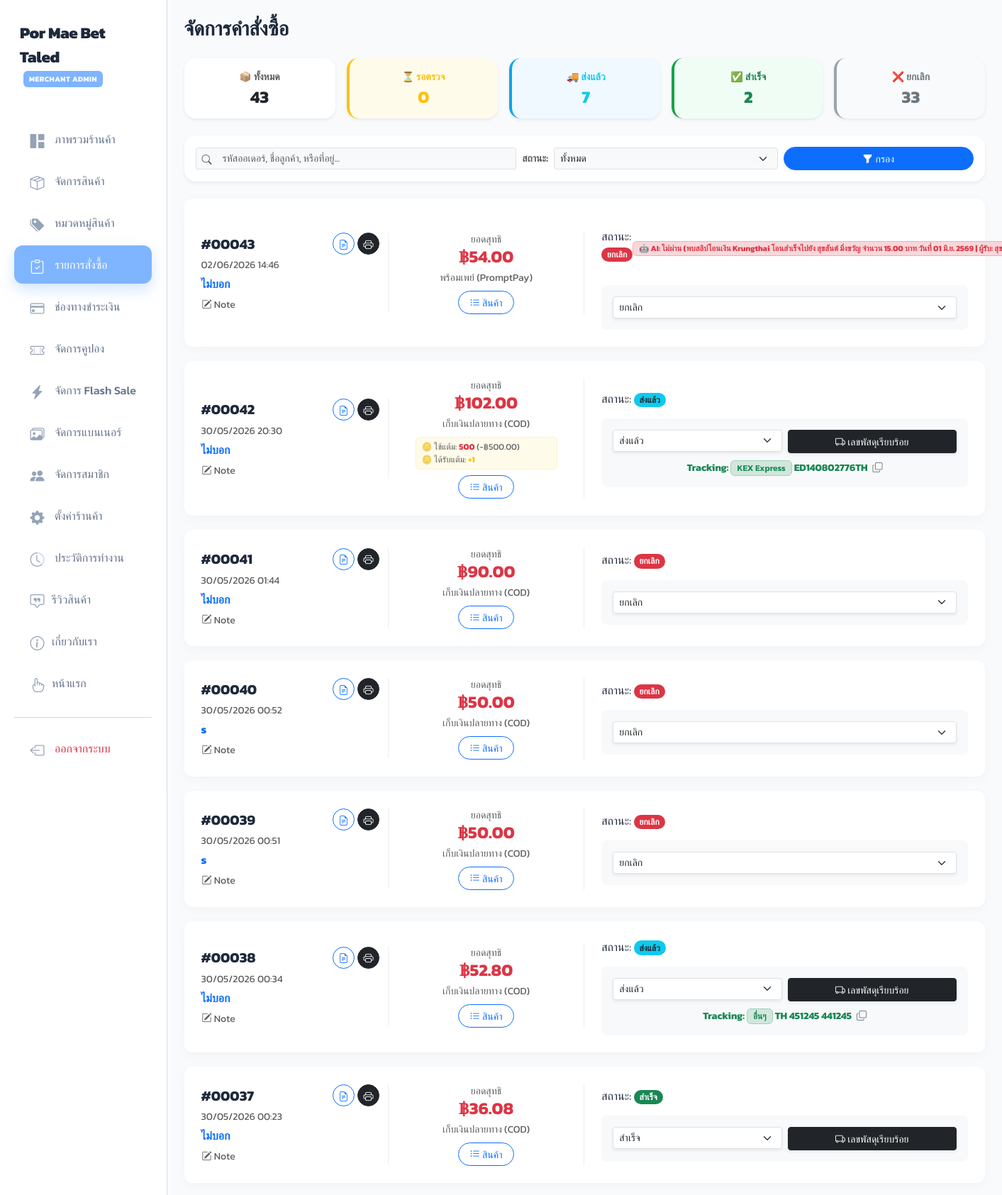
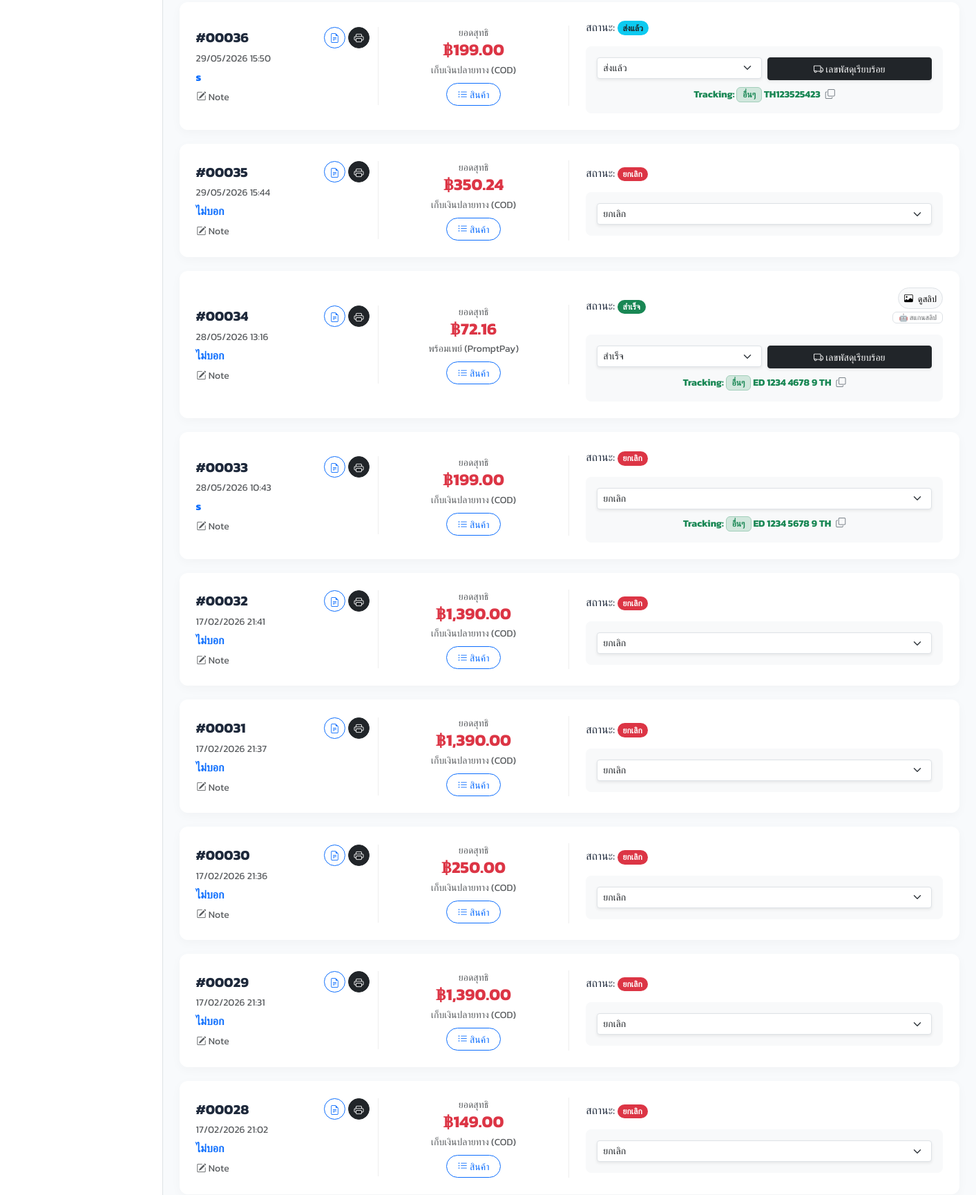
Screenshot of /admin_orders.php (signed in, upper part) with the database file from the repository (2 pictures, top to bottom).
### tables this page shows
CREATE TABLE `orders` (
  `id` int(11) NOT NULL,
  `user_id` int(11) DEFAULT NULL,
  `total_price` decimal(10,2) DEFAULT NULL,
  `discount_amount` decimal(10,2) DEFAULT 0.00,
  `final_price` decimal(10,2) DEFAULT 0.00,
  `coupon_code` varchar(50) DEFAULT NULL,
  `status` enum('pending','approved','shipping','completed','cancelled') DEFAULT 'pending',
  `payment_method` varchar(100) DEFAULT NULL,
  `address` text DEFAULT NULL,
  `payment_slip` varchar(255) DEFAULT NULL,
  `slip_ai_status` enum('pending','verified','mismatch','invalid','skipped','error') DEFAULT NULL,
  `slip_ai_amount` decimal(10,2) DEFAULT NULL,
  `slip_ai_note` text DEFAULT NULL,
  `tracking_no` varchar(100) DEFAULT NULL,
  `shipping_carrier` varchar(100) DEFAULT NULL,
  `order_date` timestamp NOT NULL DEFAULT current_timestamp(),
  `admin_note` text DEFAULT NULL,
  `points_earned` int(11) DEFAULT 0,
  `points_spent` int(11) DEFAULT 0,
  `points_discount` decimal(10,2) DEFAULT 0.00
);

CREATE TABLE `users` (
  `id` int(11) NOT NULL,
  `username` varchar(50) NOT NULL,
  `password` varchar(255) NOT NULL,
  `fullname` varchar(100) DEFAULT NULL,
  `email` varchar(100) NOT NULL,
  `role` enum('admin','user') DEFAULT 'user',
  `created_at` datetime DEFAULT current_timestamp(),
  `reset_token` varchar(255) DEFAULT NULL,
  `reset_expiry` datetime DEFAULT NULL,
  `points` int(11) NOT NULL DEFAULT 0
);

### admin_orders.php (the view, shortened to what the rows shown need)
<?php
include 'db.php';
?>
<!DOCTYPE html>
<html lang="th">
<head>
    <link href="https://cdn.jsdelivr.net/npm/bootstrap@5.3.0/dist/css/bootstrap.min.css" rel="stylesheet">
    <link rel="stylesheet" href="https://cdn.jsdelivr.net/npm/bootstrap-icons@1.11.1/font/bootstrap-icons.css">
</head>
<body>
<div class="container-fluid">
    <div class="row">
                    <?php include 'admin_sidebar.php'; ?>
        <div class="col-md-10 p-4">
            <?php
            $where_sql = "";
            $res = mysqli_query($conn, "SELECT o.*, u.fullname FROM orders o LEFT JOIN users u ON o.user_id = u.id $where_sql ORDER BY o.id DESC");
            ?>
            <?php if (mysqli_num_rows($res) > 0): ?>
                <?php
                while ($row = mysqli_fetch_assoc($res)):
                    $oid = $row['id'];
                    $st = $row['status'];
                ?>
            <div class="order-card p-4">
                <div class="row align-items-center">
                    <div class="col-12 col-md-3 border-end-md">
                        <div class="d-flex align-items-center justify-content-between mb-1">
                            <h5 class="fw-bold m-0">#<?= str_pad($oid, 5, '0', STR_PAD_LEFT) ?></h5>
                            <div class="d-flex gap-1">
                                <a href="print_invoice.php?id=<?= $oid ?>" target="_blank" class="btn btn-sm btn-outline-primary rounded-circle d-flex align-items-center justify-content-center" style="width:31px; height:31px;" title="พิมพ์ใบเสร็จ"><i class="bi bi-file-earmark-text"></i></a>
                                <a href="admin_print_label.php?id=<?= $oid ?>" target="_blank" class="btn btn-sm btn-dark rounded-circle d-flex align-items-center justify-content-center" style="width:31px; height:31px;" title="พิมพ์ใบปะหน้า"><i class="bi bi-printer"></i></a>
                            </div>
                        </div>
                        <div class="small text-muted"><?= date('d/m/Y H:i', strtotime($row['order_date'])) ?></div>
                        <div class="fw-bold text-primary mt-1"><?= htmlspecialchars($row['fullname'] ?? 'ผู้ใช้งานถูกลบ/ไม่พบข้อมูล') ?></div>
                        <button class="btn btn-sm btn-link text-muted p-0 mt-1 text-decoration-none" data-bs-toggle="modal" data-bs-target="#noteModal<?= $oid ?>">
                            <i class="bi bi-pencil-square"></i> Note
                        </button>
                    </div>
                    <div class="col-6 col-md-3 border-end-md text-center">
                        <div class="text-muted small">ยอดสุทธิ</div>
                        <h4 class="fw-bold text-danger m-0">฿<?= number_format($row['final_price'], 2) ?></h4>
                        <div class="small text-muted mt-1"><?= $row['payment_method'] ?></div>
                        <?php if (intval($row['points_spent']) > 0 || intval($row['points_earned']) > 0): ?>
                            <div class="mt-2 text-start px-2 mx-auto" style="max-width: 200px; font-size: 0.75rem; background: #fffbeb; border: 1px solid #fef3c7; border-radius: 6px; padding: 4px 8px;">
                                <?php if (intval($row['points_spent']) > 0): ?>
                                    <div class="text-muted">
                                        🪙 ใช้แต้ม: <span class="fw-bold text-danger"><?= number_format($row['points_spent']) ?></span> (-฿<?= number_format($row['points_discount'], 2) ?>)
                                    </div>
                                <?php endif; ?>
                                <?php if (intval($row['points_earned']) > 0): ?>
                                    <div class="text-muted">
                                        🪙 ได้รับแต้ม:
                                        <?php if ($st == 'completed'): ?>
                                            <span class="fw-bold text-success">+<?= number_format($row['points_earned']) ?></span>
                                        <?php elseif ($st == 'cancelled'): ?>
                                            <span class="text-secondary text-decoration-line-through">+<?= number_format($row['points_earned']) ?></span>
                                        <?php else: ?>
                                            <span class="fw-bold text-warning">+<?= number_format($row['points_earned']) ?></span>
                                        <?php endif; ?>
                                    </div>
                                <?php endif; ?>
                            </div>
                        <?php endif; ?>
                        <button class="btn btn-sm btn-outline-primary rounded-pill mt-2 px-3" data-bs-toggle="modal" data-bs-target="#detailModal<?= $oid ?>">
                            <i class="bi bi-list-ul"></i> สินค้า
                        </button>
                    </div>
                    <div class="col-12 col-md-6 ps-md-4 pt-3 pt-md-0">
                        <div class="d-flex justify-content-between mb-3 align-items-center">
                            <?php
                            $badge_color = match($st) {
                                'pending' => 'bg-warning text-dark',
                                'shipping' => 'bg-info text-dark',
                                'completed' => 'bg-success text-white',
                                'cancelled' => 'bg-danger text-white',
                                default => 'bg-secondary text-white'
                            };
                            $st_th = match($st) {
                                'pending' => 'รอตรวจ',
                                'shipping' => 'ส่งแล้ว',
                                'completed' => 'สำเร็จ',
                                'cancelled' => 'ยกเลิก',
                                default => $st
                            };
                            ?>
                            <div>สถานะ: <span class="badge rounded-pill <?= $badge_color ?>" id="status-badge-<?= $oid ?>"><?= $st_th ?></span></div>
                            <?php if($row['payment_slip']): ?>
                                <div class="d-flex flex-column align-items-end gap-1">
                                    <button onclick="viewSlip('uploads/<?= $row['payment_slip'] ?>')" class="btn btn-sm btn-light border rounded-pill py-1 px-2" style="font-size: 0.8rem;">
                                        <i class="bi bi-image me-1"></i> ดูสลิป
                                    </button>
                                    <?php
                                    $ai_st = $row['slip_ai_status'];
                                    $ai_amt = $row['slip_ai_amount'];
                                    $ai_note = $row['slip_ai_note'] ?? '';
                                    if ($ai_st === 'verified'): ?>
                                        <span class="badge bg-success-subtle text-success border border-success-subtle px-2 py-1" style="font-size:0.7rem;" title="ยอดเงินโอนตรงกับคำสั่งซื้อ">
                                            🤖 AI: ตรงยอด (฿<?= number_format($ai_amt, 2) ?>)
                                        </span>
                                    <?php elseif ($ai_st === 'invalid'): ?>
                                        <span class="badge bg-danger-subtle text-danger border border-danger-subtle px-2 py-1 mb-1" style="font-size:0.7rem;" title="AI ประเมินว่ารูปนี้ไม่ใช่สลิป หรือชื่อผู้รับเงินไม่ตรง: <?= htmlspecialchars($ai_note) ?>">
                                            🤖 AI: ไม่ผ่าน (<?= htmlspecialchars($ai_note) ?>)
                                        </span>
                                    <?php else: ?>
                                        <button onclick="runSlipAI('<?= $oid ?>', '<?= htmlspecialchars($row['payment_slip']) ?>', '<?= $row['final_price'] ?>', this)" class="btn btn-xs btn-outline-secondary py-0 px-2 rounded border small text-muted animate__animated animate__fadeIn" style="font-size:0.65rem;" title="ส่งสลิปนี้ให้ AI ตรวจสอบความถูกต้อง">
                                            🤖 สแกนสลิป
                                        </button>
                                    <?php endif; ?>
                                </div>
                            <?php endif; ?>
                        </div>
                        <div class="bg-light p-3 rounded-3">
                            <form method="POST" class="row g-2" onsubmit="event.preventDefault()">
                                <div class="<?= $st == 'cancelled' ? 'col-12' : 'col-6' ?>" id="status-col-<?= $oid ?>">
                                    <select name="status" class="form-select form-select-sm shadow-sm" onchange="submitStatusAjax(this, '<?= $oid ?>')">
                                        <option value="shipping" <?=$st=='shipping'?'selected':''?>>ส่งแล้ว</option>
                                        <option value="completed" <?=$st=='completed'?'selected':''?>>สำเร็จ</option>
                                        <option value="cancelled" <?=$st=='cancelled'?'selected':''?>>ยกเลิก</option>
                                    </select>
                                </div>
                                <div class="col-6" id="tracking-btn-container-<?= $oid ?>" style="<?= $st == 'cancelled' ? 'display: none;' : '' ?>">
                                    <button type="button" class="btn btn-sm btn-dark w-100 shadow-sm" data-bs-toggle="modal" data-bs-target="#trackingModal<?= $oid ?>">
                                        <i class="bi bi-truck"></i> เลขพัสดุเรียบร้อย
                                    </button>
                                </div>
                            </form>
                            <div id="tracking-container-<?= $oid ?>">
                                <?php if(!empty($row['tracking_no'])): ?>
                                    <?php
                                    $carrier_lbl = match($row['shipping_carrier'] ?? '') {
                                        'thailandpost' => 'ไปรษณีย์ไทย',
                                        'kerry', 'kex' => 'KEX Express',
                                        'flash' => 'Flash',
                                        'jnt' => 'J&T',
                                        default => 'อื่นๆ'
                                    };
                                    ?>
                                    <div class="mt-2 small text-center text-success fw-bold">
                                        Tracking: <span class="badge bg-success-subtle text-success border border-success-subtle fw-semibold px-2 py-1" style="font-size: 0.75rem;"><?= $carrier_lbl ?></span> <span id="track-text-val-<?= $oid ?>"><?= htmlspecialchars($row['tracking_no']) ?></span>
                                        <i class="bi bi-copy ms-1 text-secondary" style="cursor:pointer;" onclick="navigator.clipboard.writeText('<?= htmlspecialchars($row['tracking_no']) ?>'); Toast.fire({icon:'success', title:'คัดลอกเลขพัสดุแล้ว'})" title="คัดลอกเลขพัสดุ"></i>
                                    </div>
                                <?php endif; ?>
                            </div>
                        </div>
                    </div>
                </div>
            </div>
            <?php endwhile; ?>
            <?php endif; ?>
        </div>
    </div>
</div>
</body>
</html>

### rows the page displays
orders: id "00043", order_date "02/06/2026 14:46", user.fullname "ไม่บอก", final_price "54.00", payment_method "พร้อมเพย์ (PromptPay)", status "ยกเลิก", slip_ai_note "พบสลิปโอนเงิน Krungthai โอนสำเร็จไปยัง สุขสันต์ มิ่งขวัญ จำนวน 15.00 บาท วันที่ 01 มิ.ย. 2569 | ผู้รับ:…"
orders: id "00042", order_date "30/05/2026 20:30", user.fullname "ไม่บอก", final_price "102.00", payment_method "เก็บเงินปลายทาง (COD)", points_spent "500", points_discount "500.00", points_earned "1", status "ส่งแล้ว", shipping_carrier "KEX Express", tracking_no "ED140802776TH"
orders: id "00041", order_date "30/05/2026 01:44", user.fullname "ไม่บอก", final_price "90.00", payment_method "เก็บเงินปลายทาง (COD)", status "ยกเลิก"
orders: id "00040", order_date "30/05/2026 00:52", user.fullname "s", final_price "50.00", payment_method "เก็บเงินปลายทาง (COD)", status "ยกเลิก"
orders: id "00039", order_date "30/05/2026 00:51", user.fullname "s", final_price "50.00", payment_method "เก็บเงินปลายทาง (COD)", status "ยกเลิก"
orders: id "00038", order_date "30/05/2026 00:34", user.fullname "ไม่บอก", final_price "52.80", payment_method "เก็บเงินปลายทาง (COD)", status "ส่งแล้ว", shipping_carrier "อื่นๆ", tracking_no "TH 451245 441245"
orders: id "00037", order_date "30/05/2026 00:23", user.fullname "ไม่บอก", final_price "36.08", payment_method "เก็บเงินปลายทาง (COD)", status "สำเร็จ"
orders: id "00036", order_date "29/05/2026 15:50", user.fullname "s", final_price "199.00", payment_method "เก็บเงินปลายทาง (COD)", status "ส่งแล้ว", shipping_carrier "อื่นๆ", tracking_no "TH123525423"
orders: id "00035", order_date "29/05/2026 15:44", user.fullname "ไม่บอก", final_price "350.24", payment_method "เก็บเงินปลายทาง (COD)", status "ยกเลิก"
orders: id "00034", order_date "28/05/2026 13:16", user.fullname "ไม่บอก", final_price "72.16", payment_method "พร้อมเพย์ (PromptPay)", status "สำเร็จ", shipping_carrier "อื่นๆ", tracking_no "ED 1234 4678 9 TH"
orders: id "00033", order_date "28/05/2026 10:43", user.fullname "s", final_price "199.00", payment_method "เก็บเงินปลายทาง (COD)", status "ยกเลิก", shipping_carrier "อื่นๆ", tracking_no "ED 1234 5678 9 TH"
orders: id "00032", order_date "17/02/2026 21:41", user.fullname "ไม่บอก", final_price "1,390.00", payment_method "เก็บเงินปลายทาง (COD)", status "ยกเลิก"
orders: id "00031", order_date "17/02/2026 21:37", user.fullname "ไม่บอก", final_price "1,390.00", payment_method "เก็บเงินปลายทาง (COD)", status "ยกเลิก"
orders: id "00030", order_date "17/02/2026 21:36", user.fullname "ไม่บอก", final_price "250.00", payment_method "เก็บเงินปลายทาง (COD)", status "ยกเลิก"
orders: id "00029", order_date "17/02/2026 21:31", user.fullname "ไม่บอก", final_price "1,390.00", payment_method "เก็บเงินปลายทาง (COD)", status "ยกเลิก"
orders: id "00028", order_date "17/02/2026 21:02", user.fullname "ไม่บอก", final_price "149.00", payment_method "เก็บเงินปลายทาง (COD)", status "ยกเลิก"

### other values shown
$count_all "43"
$count_pending "0"
$count_shipping "7"
$count_completed "2"
$count_cancelled "33"
